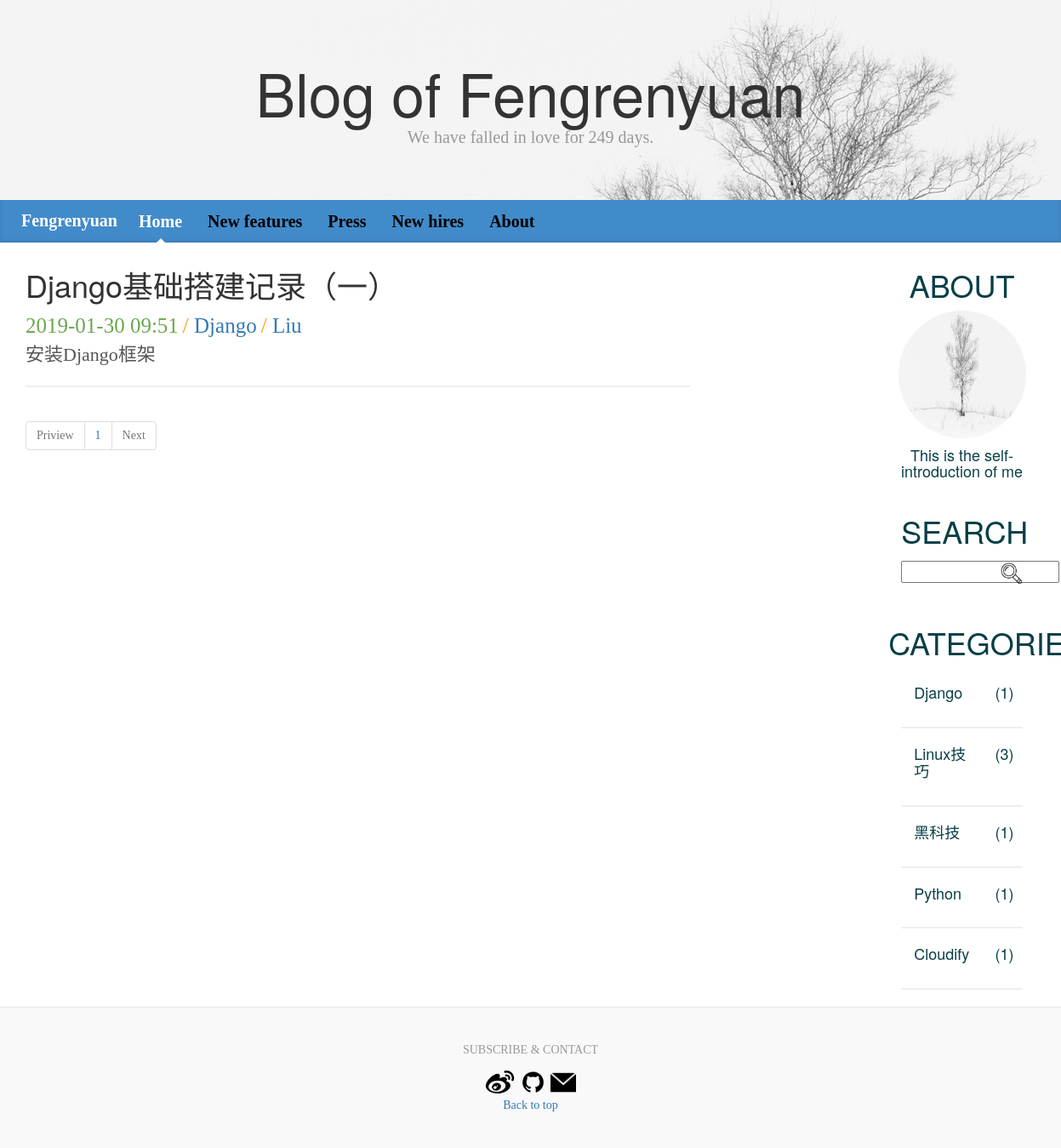
/blog/1/filter/?cat=1, run on the app's committed database.
### blog/models.py (models this page shows, shortened)
class Blog(models.Model):
    title = models.CharField('Title',max_length=32)
    author = models.CharField('Author',max_length=16)
    abstract = models.TextField('Abstract')
    content = MDTextField()
    created = models.DateTimeField('Publish Time', auto_now_add=True)
    category = models.ForeignKey(Category, verbose_name='Category', on_delete=models.CASCADE)
    tags = models.ManyToManyField(Tag, verbose_name='Tags')

class Category(models.Model):
    name = models.CharField('Name',max_length=16)

### blog/views.py (the view)
# urls.py: url(r'^blog/(\d+)/filter/$', get_blog, name='blog_get_blog'),
def get_blog(request, page):
    if not page:
        page = 1
    day = get_day()
    categorys = Category.objects.annotate(num_blogs=Count('blog')).filter(num_blogs__gt=0)
    if request.method == 'GET':
        cat_id = request.GET.get('cat')
        author_name = request.GET.get('author')
        tag_id = request.GET.get('tag')
    if cat_id:
        try:
            blogs = Blog.objects.filter(category=cat_id)
        except Blog.DoesNotExist:
            raise Http404
    elif author_name:
        try:
            blogs = Blog.objects.filter(author=author_name)
        except Blog.DoesNotExist:
            raise Http404
    elif tag_id:
        try:
            blogs = Blog.objects.filter(tags=tag_id)
        except Blog.DoesNotExist:
            raise Http404
    else:
            raise Http404
    paginator = Paginator(blogs, 5)
    try:
        blog_page = paginator.page(page)
    except PageNotAnInteger:
        page = 1
        blog_page = paginator.page(page)
    except InvalidPage:
        raise Http404
    except EmptyPage:
        page = paginator.num_pages
        blog_page = paginator.page(page)
    ctx = {
        'categorys': categorys,
        'blogs': blog_page,
        'day': day,
        'pagerange': paginator.page_range,
        'currentpage': page
    }
    return render(request, 'blog-list.html', ctx)

### blog/views.py (called while the page is built)
def get_day():
    now = datetime.datetime.now()
    old = datetime.datetime(2018,6,9)
    interval = now - old
    day = interval.days
    return day

### templates/blog-list.html (shortened to what this page needs)
{% extends 'base.html' %}
{% block content %}
    {% for blog in blogs %}
        <div class="blog">
            <div class="blog-title">
                <a href="{% url 'blog_get_detail' blog.id %}"><h1>{{ blog.title }}</h1></a>
            </div>
            <div class="blog-description">
                <span class="created" style="color: #6aa84f;font-size:25px;">{{ blog.created|date:"Y-m-d H:i" }}</span>
                <span class="category" style="color: #ff9900;font-size:25px;"> / </span>
                <span class="category" style="color: #ff9900;font-size:25px;"><a href="{% url 'blog_get_blog' 1 %}?cat={{ blog.category.id }}">{{ blog.category.name }}</a></span>
                <span class="category" style="color: #ff9900;font-size:25px;"> / </span>
                <span class="author" style="color: #4a86e8;font-size:25px;"><a href="{% url 'blog_get_blog' 1 %}?author={{ blog.author }}">{{ blog.author }}</a></span>
            </div>
            <div class="blog-main">
                <span style="font-size:22px">{{ blog.abstract|truncatewords:100 }}</span>
                <hr width="100%" style="border-width:2px;" />
            </div>
        </div>
    {% endfor %}
    <nav aria-lable="Page navigation">
        <ul class="pagination">
            {% if blogs.has_previous %}
                <li>
                    <a href="{% url 'blog_get_blogs' blogs.previous_page_number %}" aria-label="Previous">
                        <span aria-hidden="true">Preview</span>
                    </a>
                </li>
            {% else %}
                <li class="disabled">
                    <span aria-hidden="true">Priview</span>
                </li>
            {% endif %}
            {% for p in pagerange %}
                {% ifequal p currentpage %}
                    <li class="active"><a href="{% url 'blog_get_blogs' p %}">{{ p }}</a></li>
                {% else %}
                    <li><a href="{% url 'blog_get_blogs' p %}">{{ p }}</a></li>
                {% endifequal %}
            {% endfor %}
            {% if blogs.has_next %}
                <li>
                    <a href="{% url 'blog_get_blogs' blogs.next_page_number %}" aria-label="Next">
                        <span aria-hidden="true">Next</span>
                    </a>
                </li>
            {% else %}
                <li class="disabled">
                    <span aria-hidden="true">Next</span>
                </li>
            {% endif %}
        </ul>
    </nav>
{% endblock %}

### templates/base.html (shortened to what this page needs)
<!DOCTYPE html>
<html lang="en">
  <head>
    <link href="/static/bootstrap/css/bootstrap.css" rel="stylesheet">
    <link href="/static/bootstrap/css/sublime.css" rel="stylesheet">
    <link href="/static/bootstrap/css/blog.css" rel="stylesheet">
  </head>
  <body>
    <div class="container-fluid" style="background-image:url('/static/bootstrap/image/back.png');">
      <div class="blog-header text-center">
        <br/>
        <h1 class="blog-title">Blog of Fengrenyuan</h1>
        <p class="lead blog-description">We have falled in love for {{ day }} days.</p>
        <br/>
      </div>
    </div>
    <div class="blog-masthead">
      <div class="container-fluid">
        <nav class="blog-nav">
            <div class="navbar-header">
                <a class="blog-nav-item" style="color:white;" href="{% url 'blog_get_blogs' 1 %}">Fengrenyuan</a>
            </div>
            <div>
                <ul class="nav navbar-nav">
                    <li><a class="blog-nav-item active" href="#">Home</a></li>
                    <li><a class="blog-nav-item" href="#">New features</a></li>
                    <li><a class="blog-nav-item" href="#">Press</a></li>
                    <li><a class="blog-nav-item" href="#">New hires</a></li>
                    <li><a class="blog-nav-item" href="#">About</a></li>
                </ul>
            </div>
        </nav>
      </div>
    </div>
    <div class="container-fluid">
        <div class="row-fluid">
            <div class="col-md-8">
                {% block content %}
                {% endblock %}
            </div>
           <div class="col-md-2">
           </div>
           <div class="col-md-2">
               <div class="row-fluid">
                   <div class="blog-title text-center">
                       <h1 style="color:#083F47">ABOUT</h1>
                       <img class="img-circle image-responsive" src="/static/bootstrap/image/back.png" alt="portrait" width="150" height="150" />
                       <div class="text-center" style="margin-top:10px;">
                           <h4 style="color:#083F47">This is the self-introduction of me</h4>
                       </div>
                   </div>
               </div>
               <div class="row-fluid">
                   <div class="blog-title text-center col-md-12" style="margin-bottom: 5px;">
                       <h1 style="color:#083F47">SEARCH</h1>
                   </div>
               </div>
               <div class="row-fluid">
                   <div class="text-center">
                       <form action="{% url 'blog_search_blog' 1 %}" method="get">
                           <div class="col-md-8"><input type="text" name="search" /></div>
                           <div class="col-md-4"><input type="image" src="/static/bootstrap/icon/search.png" width="30" height="30" /></div>
                       </form>
                   </div>
               </div>
               <div class="row-fluid">
                   <div class="col-md-12">
                   </div>
               </div>
               <div class="row-fluid">
                   <div class="blog-title">
                       <div class="text-center">
                           <h1 style="padding-bottom:20px;color:#083F47;">CATEGORIES</h1>
                       </div>
                       {% for category in categorys %}
                           <div class="col-md-12">
                           <a href="{% url 'blog_get_blog' 1 %}?cat={{ category.id }}">
                               <div class="col-md-8 text-left">
                                   <h4 style="color:#083F47">{{ category.name }}</h4>
                               </div>
                               <div class="col-md-4 text-right">
                                   <h4 style="color:#083F47">({{ category.num_blogs }})</h4>
                               </div>
                           </a>
                           </div>
                           <div class="col-md-12">
                               <HR style="border-width:2px;" />
                           </div>
                       {% endfor %}
                   </div>
               </div>
           </div>
        </div>
    </div>
    <footer class="blog-footer">
      <div class="text-center">
        <p>SUBSCRIBE & CONTACT</p>
        <a href="https://weibo.com/727007383?is_all=1" target="view_window"><img src="/static/bootstrap/icon/sina.png" width="35" height="35" /></a>
        <a href="https://github.com/fengrenyuan?tab=repositories" target="view_window"><img src="/static/bootstrap/icon/github.png" width="35" height="35" /></a>
        <a href="mailto:727007383@qq.com" target="view_window"><img src="/static/bootstrap/icon/mail.png" width="30" height="30" /></a>
      </div>
      <p>
        <a href="#">Back to top</a>
      </p>
    </footer>
  </body>
</html>

### data on the page
Blog: title "Django基础搭建记录（一）", created "2019-01-30 09:51", category.name "Django", author "Liu", abstract "安装Django框架"
Category: name "Django", num_blogs "1"
Category: name "Linux技巧", num_blogs "3"
Category: name "黑科技", num_blogs "1"
Category: name "Python", num_blogs "1"
Category: name "Cloudify", num_blogs "1"

### other printed values
{{ day }} "249"
{{ p }} "1"
